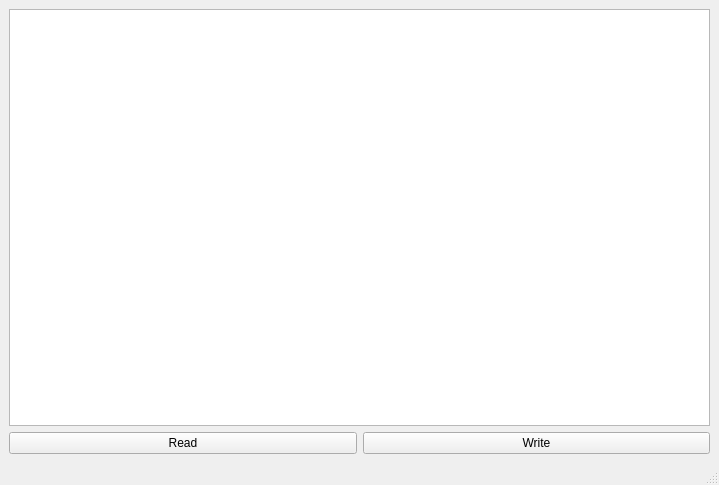
<?xml version="1.0" encoding="UTF-8"?>
<ui version="4.0">
 <class>MainWindow</class>
 <widget class="QMainWindow" name="MainWindow">
  <property name="geometry">
   <rect>
    <x>0</x>
    <y>0</y>
    <width>719</width>
    <height>485</height>
   </rect>
  </property>
  <property name="windowTitle">
   <string>MainWindow</string>
  </property>
  <widget class="QWidget" name="centralwidget">
   <layout class="QVBoxLayout" name="verticalLayout_2">
    <item>
     <layout class="QVBoxLayout" name="verticalLayout">
      <item>
       <widget class="QPlainTextEdit" name="plainTextEdit_2"/>
      </item>
      <item>
       <layout class="QHBoxLayout" name="horizontalLayout">
        <item>
         <widget class="QPushButton" name="pushButton_2">
          <property name="text">
           <string>Read</string>
          </property>
         </widget>
        </item>
        <item>
         <widget class="QPushButton" name="pushButton">
          <property name="text">
           <string>Write</string>
          </property>
         </widget>
        </item>
       </layout>
      </item>
     </layout>
    </item>
   </layout>
  </widget>
  <widget class="QMenuBar" name="menubar">
   <property name="geometry">
    <rect>
     <x>0</x>
     <y>0</y>
     <width>719</width>
     <height>26</height>
    </rect>
   </property>
  </widget>
  <widget class="QStatusBar" name="statusbar"/>
 </widget>
 <resources/>
 <connections/>
</ui>
